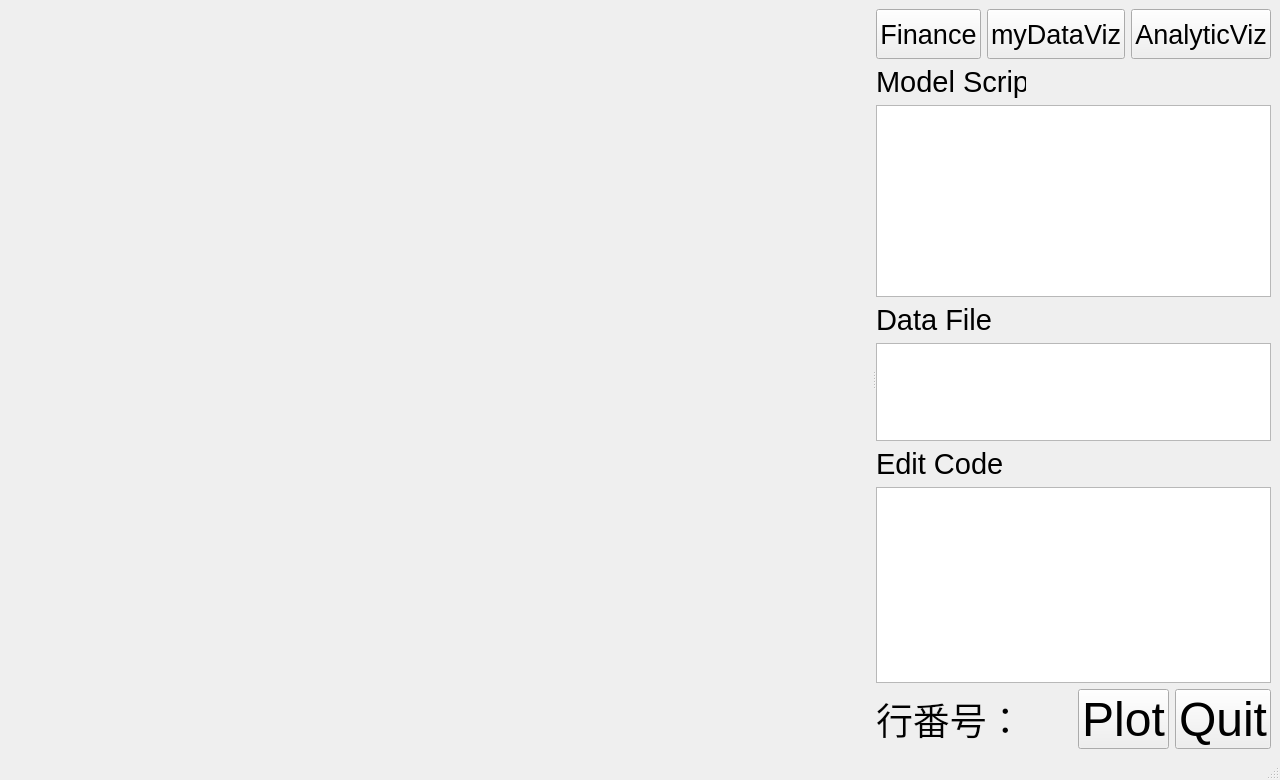
<?xml version="1.0" encoding="UTF-8"?>
<ui version="4.0">
 <class>MainWindow</class>
 <widget class="QMainWindow" name="MainWindow">
  <property name="geometry">
   <rect>
    <x>0</x>
    <y>0</y>
    <width>1280</width>
    <height>780</height>
   </rect>
  </property>
  <property name="minimumSize">
   <size>
    <width>1280</width>
    <height>768</height>
   </size>
  </property>
  <property name="windowTitle">
   <string>MainWindow</string>
  </property>
  <widget class="QWidget" name="centralwidget">
   <layout class="QGridLayout" name="gridLayout">
    <item row="0" column="0">
     <widget class="QSplitter" name="splitter">
      <property name="sizePolicy">
       <sizepolicy hsizetype="MinimumExpanding" vsizetype="Preferred">
        <horstretch>0</horstretch>
        <verstretch>0</verstretch>
       </sizepolicy>
      </property>
      <property name="orientation">
       <enum>Qt::Horizontal</enum>
      </property>
      <widget class="QWidget" name="widget" native="true">
       <property name="sizePolicy">
        <sizepolicy hsizetype="Expanding" vsizetype="Expanding">
         <horstretch>1</horstretch>
         <verstretch>0</verstretch>
        </sizepolicy>
       </property>
       <property name="minimumSize">
        <size>
         <width>0</width>
         <height>0</height>
        </size>
       </property>
       <property name="baseSize">
        <size>
         <width>1200</width>
         <height>0</height>
        </size>
       </property>
      </widget>
      <widget class="QWidget" name="layoutWidget">
       <layout class="QVBoxLayout" name="verticalLayout">
        <item>
         <layout class="QHBoxLayout" name="horizontalLayout_5">
          <item>
           <widget class="QPushButton" name="btnFin">
            <property name="sizePolicy">
             <sizepolicy hsizetype="Expanding" vsizetype="Fixed">
              <horstretch>0</horstretch>
              <verstretch>0</verstretch>
             </sizepolicy>
            </property>
            <property name="minimumSize">
             <size>
              <width>20</width>
              <height>50</height>
             </size>
            </property>
            <property name="maximumSize">
             <size>
              <width>200</width>
              <height>50</height>
             </size>
            </property>
            <property name="font">
             <font>
              <pointsize>20</pointsize>
             </font>
            </property>
            <property name="text">
             <string>Finance</string>
            </property>
            <property name="checkable">
             <bool>true</bool>
            </property>
            <property name="autoExclusive">
             <bool>true</bool>
            </property>
            <attribute name="buttonGroup">
             <string notr="true">buttonGroup</string>
            </attribute>
           </widget>
          </item>
          <item>
           <widget class="QPushButton" name="btnMyData">
            <property name="sizePolicy">
             <sizepolicy hsizetype="Expanding" vsizetype="Fixed">
              <horstretch>0</horstretch>
              <verstretch>0</verstretch>
             </sizepolicy>
            </property>
            <property name="minimumSize">
             <size>
              <width>20</width>
              <height>50</height>
             </size>
            </property>
            <property name="maximumSize">
             <size>
              <width>200</width>
              <height>50</height>
             </size>
            </property>
            <property name="font">
             <font>
              <pointsize>20</pointsize>
             </font>
            </property>
            <property name="text">
             <string>myDataViz</string>
            </property>
            <property name="checkable">
             <bool>true</bool>
            </property>
            <property name="autoExclusive">
             <bool>true</bool>
            </property>
            <attribute name="buttonGroup">
             <string notr="true">buttonGroup</string>
            </attribute>
           </widget>
          </item>
          <item>
           <widget class="QPushButton" name="btnAnalytic">
            <property name="sizePolicy">
             <sizepolicy hsizetype="Expanding" vsizetype="Fixed">
              <horstretch>0</horstretch>
              <verstretch>0</verstretch>
             </sizepolicy>
            </property>
            <property name="minimumSize">
             <size>
              <width>20</width>
              <height>50</height>
             </size>
            </property>
            <property name="maximumSize">
             <size>
              <width>200</width>
              <height>50</height>
             </size>
            </property>
            <property name="font">
             <font>
              <pointsize>20</pointsize>
             </font>
            </property>
            <property name="text">
             <string>AnalyticViz</string>
            </property>
            <property name="checkable">
             <bool>true</bool>
            </property>
            <property name="autoExclusive">
             <bool>true</bool>
            </property>
            <attribute name="buttonGroup">
             <string notr="true">buttonGroup</string>
            </attribute>
           </widget>
          </item>
         </layout>
        </item>
        <item>
         <widget class="QLabel" name="label_2">
          <property name="maximumSize">
           <size>
            <width>150</width>
            <height>16777215</height>
           </size>
          </property>
          <property name="font">
           <font>
            <family>.AppleSystemUIFont</family>
            <pointsize>22</pointsize>
           </font>
          </property>
          <property name="text">
           <string>Model Script</string>
          </property>
         </widget>
        </item>
        <item>
         <widget class="QTreeView" name="treeView">
          <property name="sizePolicy">
           <sizepolicy hsizetype="Expanding" vsizetype="Expanding">
            <horstretch>2</horstretch>
            <verstretch>0</verstretch>
           </sizepolicy>
          </property>
          <property name="minimumSize">
           <size>
            <width>120</width>
            <height>0</height>
           </size>
          </property>
          <property name="maximumSize">
           <size>
            <width>16777215</width>
            <height>300</height>
           </size>
          </property>
          <property name="sizeIncrement">
           <size>
            <width>1</width>
            <height>0</height>
           </size>
          </property>
          <property name="baseSize">
           <size>
            <width>600</width>
            <height>0</height>
           </size>
          </property>
          <property name="font">
           <font>
            <family>.AppleSystemUIFont</family>
            <pointsize>20</pointsize>
           </font>
          </property>
         </widget>
        </item>
        <item>
         <widget class="QLabel" name="label">
          <property name="maximumSize">
           <size>
            <width>150</width>
            <height>16777215</height>
           </size>
          </property>
          <property name="font">
           <font>
            <family>.AppleSystemUIFont</family>
            <pointsize>22</pointsize>
           </font>
          </property>
          <property name="text">
           <string>Data File</string>
          </property>
         </widget>
        </item>
        <item>
         <widget class="QTreeView" name="treeViewData">
          <property name="sizePolicy">
           <sizepolicy hsizetype="Expanding" vsizetype="Expanding">
            <horstretch>2</horstretch>
            <verstretch>1</verstretch>
           </sizepolicy>
          </property>
          <property name="minimumSize">
           <size>
            <width>120</width>
            <height>0</height>
           </size>
          </property>
          <property name="maximumSize">
           <size>
            <width>16777215</width>
            <height>16777215</height>
           </size>
          </property>
          <property name="sizeIncrement">
           <size>
            <width>1</width>
            <height>0</height>
           </size>
          </property>
          <property name="baseSize">
           <size>
            <width>600</width>
            <height>0</height>
           </size>
          </property>
          <property name="font">
           <font>
            <family>.AppleSystemUIFont</family>
            <pointsize>20</pointsize>
           </font>
          </property>
          <property name="lineWidth">
           <number>1</number>
          </property>
          <property name="midLineWidth">
           <number>1</number>
          </property>
         </widget>
        </item>
        <item>
         <layout class="QHBoxLayout" name="horizontalLayout_3"/>
        </item>
        <item>
         <widget class="QLabel" name="label_3">
          <property name="maximumSize">
           <size>
            <width>150</width>
            <height>16777215</height>
           </size>
          </property>
          <property name="font">
           <font>
            <pointsize>22</pointsize>
           </font>
          </property>
          <property name="text">
           <string>Edit Code</string>
          </property>
         </widget>
        </item>
        <item>
         <widget class="QPlainTextEdit" name="codeView">
          <property name="sizePolicy">
           <sizepolicy hsizetype="Expanding" vsizetype="Expanding">
            <horstretch>2</horstretch>
            <verstretch>2</verstretch>
           </sizepolicy>
          </property>
          <property name="minimumSize">
           <size>
            <width>120</width>
            <height>0</height>
           </size>
          </property>
          <property name="maximumSize">
           <size>
            <width>16777215</width>
            <height>16777215</height>
           </size>
          </property>
          <property name="sizeIncrement">
           <size>
            <width>1</width>
            <height>0</height>
           </size>
          </property>
          <property name="baseSize">
           <size>
            <width>600</width>
            <height>0</height>
           </size>
          </property>
          <property name="font">
           <font>
            <family>Ricty</family>
            <pointsize>18</pointsize>
           </font>
          </property>
         </widget>
        </item>
        <item>
         <layout class="QHBoxLayout" name="horizontalLayout_2">
          <item>
           <widget class="QLabel" name="label_4">
            <property name="sizePolicy">
             <sizepolicy hsizetype="Fixed" vsizetype="Preferred">
              <horstretch>0</horstretch>
              <verstretch>0</verstretch>
             </sizepolicy>
            </property>
            <property name="font">
             <font>
              <family>.AppleSystemUIFont</family>
              <pointsize>28</pointsize>
             </font>
            </property>
            <property name="text">
             <string>行番号：</string>
            </property>
           </widget>
          </item>
          <item>
           <widget class="QLabel" name="lineNum">
            <property name="sizePolicy">
             <sizepolicy hsizetype="Fixed" vsizetype="Preferred">
              <horstretch>0</horstretch>
              <verstretch>0</verstretch>
             </sizepolicy>
            </property>
            <property name="minimumSize">
             <size>
              <width>10</width>
              <height>0</height>
             </size>
            </property>
            <property name="font">
             <font>
              <family>.AppleSystemUIFont</family>
              <pointsize>36</pointsize>
              <bold>true</bold>
              <underline>false</underline>
             </font>
            </property>
            <property name="frameShadow">
             <enum>QFrame::Raised</enum>
            </property>
            <property name="lineWidth">
             <number>0</number>
            </property>
            <property name="text">
             <string/>
            </property>
            <property name="alignment">
             <set>Qt::AlignCenter</set>
            </property>
           </widget>
          </item>
          <item>
           <spacer name="horizontalSpacer_2">
            <property name="orientation">
             <enum>Qt::Horizontal</enum>
            </property>
            <property name="sizeType">
             <enum>QSizePolicy::Expanding</enum>
            </property>
            <property name="sizeHint" stdset="0">
             <size>
              <width>10</width>
              <height>20</height>
             </size>
            </property>
           </spacer>
          </item>
          <item>
           <widget class="QPushButton" name="plotButton">
            <property name="sizePolicy">
             <sizepolicy hsizetype="Fixed" vsizetype="Fixed">
              <horstretch>0</horstretch>
              <verstretch>0</verstretch>
             </sizepolicy>
            </property>
            <property name="minimumSize">
             <size>
              <width>40</width>
              <height>60</height>
             </size>
            </property>
            <property name="maximumSize">
             <size>
              <width>120</width>
              <height>60</height>
             </size>
            </property>
            <property name="font">
             <font>
              <family>.AppleSystemUIFont</family>
              <pointsize>36</pointsize>
             </font>
            </property>
            <property name="text">
             <string>Plot</string>
            </property>
           </widget>
          </item>
          <item>
           <widget class="QPushButton" name="quitButton">
            <property name="sizePolicy">
             <sizepolicy hsizetype="Fixed" vsizetype="Fixed">
              <horstretch>0</horstretch>
              <verstretch>0</verstretch>
             </sizepolicy>
            </property>
            <property name="minimumSize">
             <size>
              <width>40</width>
              <height>60</height>
             </size>
            </property>
            <property name="maximumSize">
             <size>
              <width>120</width>
              <height>60</height>
             </size>
            </property>
            <property name="font">
             <font>
              <family>.AppleSystemUIFont</family>
              <pointsize>36</pointsize>
             </font>
            </property>
            <property name="text">
             <string>Quit</string>
            </property>
           </widget>
          </item>
         </layout>
        </item>
        <item>
         <layout class="QHBoxLayout" name="horizontalLayout"/>
        </item>
       </layout>
      </widget>
     </widget>
    </item>
   </layout>
  </widget>
  <widget class="QStatusBar" name="statusbar"/>
 </widget>
 <resources/>
 <connections>
  <connection>
   <sender>quitButton</sender>
   <signal>clicked()</signal>
   <receiver>MainWindow</receiver>
   <slot>close()</slot>
   <hints>
    <hint type="sourcelabel">
     <x>1775</x>
     <y>1331</y>
    </hint>
    <hint type="destinationlabel">
     <x>1586</x>
     <y>1329</y>
    </hint>
   </hints>
  </connection>
 </connections>
 <buttongroups>
  <buttongroup name="buttonGroup"/>
 </buttongroups>
</ui>
